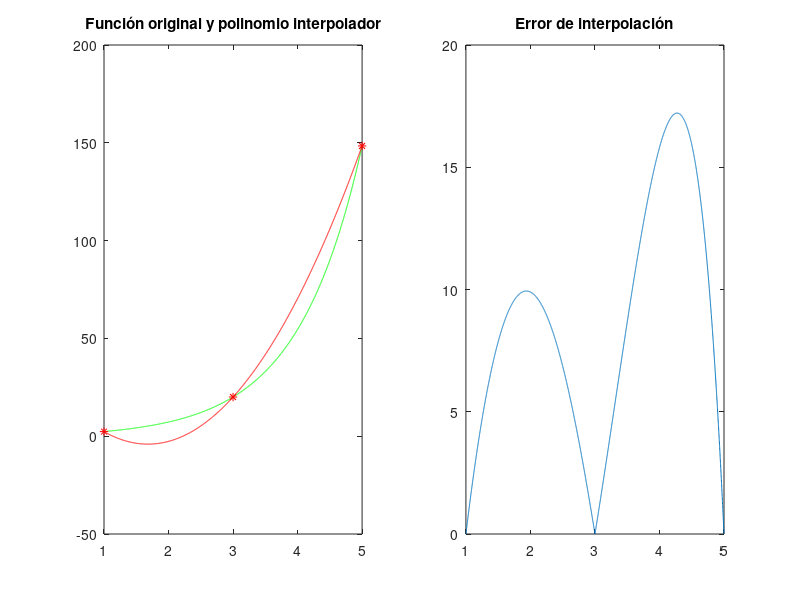

Recreate this plot in MATLAB.
clear;
clc;

%Interpolacion clasica
%vector columna de los valores x donde se va a interpolar
xi = [0:0.25:0.75]';
%vector columna de los valores de la función sobre los nodos
yi = [1 -1 2 0]';


    %Ejercicio 1: polinomio grado 3
%a + bx + cx^2 + dx^3
%matriz de coeficientes
H = [xi.^0 xi.^1 xi.^2 xi.^3];
%termino independiente
b = yi;
%vector de coeficientes
c = H\b;
%grafica
xx = [0:0.01:0.75];
yy = c(1)*xx.^0 + c(2)*xx+c(3)*xx.^2+c(4)*xx.^3;
%plot(xx,yy,'g',xi,yi,'ro')

    %Ejercicio 2: funciones no polinomiales

%a) u2(x) = c1 + c2*cos(2pix) + c3*sin(2pix) + c4(4pix)
H = [xi.^0 cos(2*pi*xi) sin(2*pi*xi) cos(4*pi*xi)];
b = yi;
c = H\b;
%b) 
H = [exp(xi) cos(xi) xi.^3 1./(1+xi.^2)];
b = yi;
x = H\b;

    %Ejercicio 3: polinomios con restricciones

%a) con u'(0) = 0
%5 parámetros (4 datos + derivada), grado 4
%p(x) = a + bx +cx^2 +dx^3 +ex^4
%p'(x) = b + 2cx + 3dx^2 + 4ex^3
%p'(0) = b -> b = 0
H = [xi.^0 xi.^2 xi.^3 xi.^4];
b = yi;
c = H\b;
%b)con u'(0) = 1
%p'(0) = b -> b = 1
H = [xi.^0 xi.^2 xi.^3 xi.^4];
b = yi - xi;
c = H\b;
   
    %Ejercicio 4

%vector columna de los valores x donde se va a interpolar
xi = [1 3 5]';
%vector columna de los valores de la función sobre los nodos
yi = 2*sinh(xi);
%matriz de coeficientes
H1 = [xi.^0 xi.^1 xi.^2];
%término independiente
b1 = yi;
%vector de incógnitas
c1 = H1\b1;
% Gráfica de la función interpolante en [1/5] y puntos donde interpola
xx=1:0.001:5;
yy=c1(1) *xx.^0  + c1(2)*xx.^1 + c1(3)*xx.^2;
fx = 2*sinh(xx);
%error interpolacion
er_int = abs(fx - yy);
subplot(1,2,1)
plot(xx,fx,'g',xx,yy,'r',xi,yi,'*r')
title('Función original y polinomio interpolador')
subplot(1,2,2)
plot(xx,er_int)
title('Error de interpolación')

%maximo error
max_er = max(er_int);
%minimo error y posicion
[n,m] = size(er_int);

for i= 1:m
    if er_int(i) == 0
        fprintf('i: %d\n',i)
    end
end

%1.3. ??

    
    
    
    
    
    
    
    